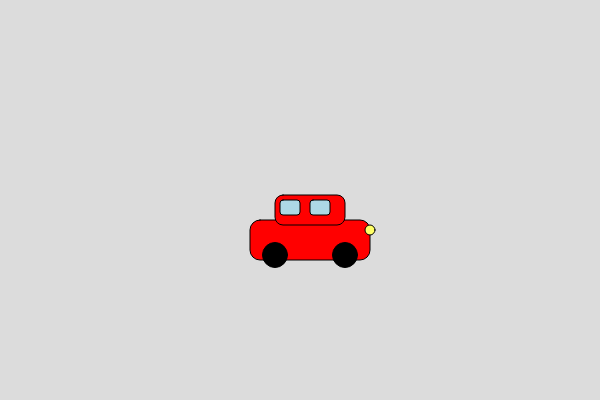
Frame 1 (no input)
Frame 60 (no input): identical to frame 1, image omitted
Frame 120 (the mouse pressed at the canvas centre since frame 60): identical to frame 1, image omitted

The p5.js sketch that drew this single still picture (run headless with seeded random() and noise() and a simulated clock; from frame 60 on, the mouse is pressed at the canvas centre):

// p5.js sketch
// ── sketch.js
function setup() {
  createCanvas(600, 400);
}

function draw() {
  background(220);
  
  let carX = 250;
  let carY = 220;
  
  // Car body
  fill(255, 0, 0);
  rect(250, 220, 120, 40, 10);
  rect(275, 195, 70, 30, 8);
  
  // Windows
  fill(173, 216, 230);
  rect(280, 200, 20, 15, 3);
  rect(310, 200, 20, 15, 3);
  
  // Headlights
  fill(255, 255, 102);
  ellipse(370, 230, 10, 10);
  
  // Wheels
  fill(0);
  ellipse(275, 255, 25, 25);
  ellipse(345, 255, 25, 25);
}
